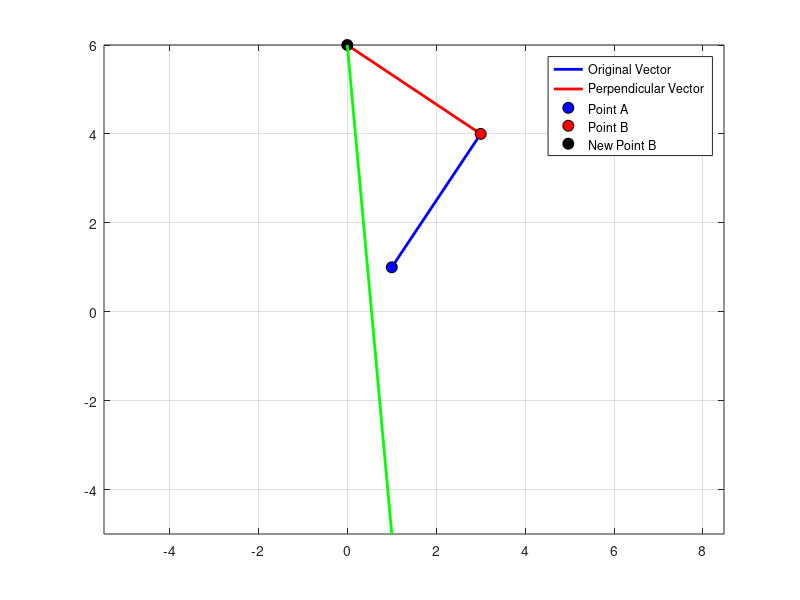

Here is the MATLAB script that generated this plot:
% Define the given vector and a point through which it passes
u = [2, 3]; % Example vector
A = [1, 1]; % Example point

% Find any other point on the line defined by the vector
B = A + u;

% Calculate the displacement vector
d = B - A;

% Find a vector perpendicular to d
p = [-d(2), d(1)];

% Translate the vector back to the desired position
B_new = B + p;

other = A - B_new;
disp(other)
% Plot the original vector and the perpendicular vector
figure;
plot([A(1), B(1)], [A(2), B(2)], 'b', 'LineWidth', 2); % Original vector
hold on;
plot([B(1), B_new(1)], [B(2), B_new(2)], 'r', 'LineWidth', 2); % Perpendicular vector
plot(A(1), A(2), 'ko', 'MarkerSize', 8, 'MarkerFaceColor', 'b'); % Point A
plot(B(1), B(2), 'ko', 'MarkerSize', 8, 'MarkerFaceColor', 'r'); % Point B
plot(B_new(1), B_new(2), 'ko', 'MarkerSize', 8, 'MarkerFaceColor', 'k'); % New point B
plot([B_new(1), other(1)], [B_new(2), other(2)], 'g', 'LineWidth', 2)
grid on;
axis equal;
legend('Original Vector', 'Perpendicular Vector', 'Point A', 'Point B', 'New Point B');